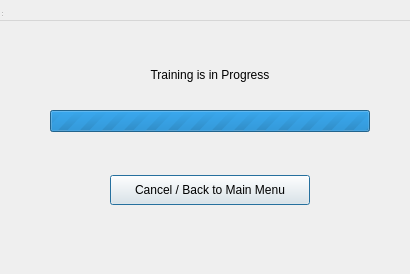
<?xml version="1.0" encoding="UTF-8"?>
<ui version="4.0">
 <class>Train_MainWindow</class>
 <widget class="QDialog" name="Train_MainWindow">
  <property name="geometry">
   <rect>
    <x>0</x>
    <y>0</y>
    <width>410</width>
    <height>274</height>
   </rect>
  </property>
  <property name="windowTitle">
   <string>Face Recognition Trainer</string>
  </property>
  <property name="layoutDirection">
   <enum>Qt::LeftToRight</enum>
  </property>
  <widget class="QWidget" name="centralwidget" native="true">
   <property name="geometry">
    <rect>
     <x>0</x>
     <y>0</y>
     <width>422</width>
     <height>410</height>
    </rect>
   </property>
   <property name="sizePolicy">
    <sizepolicy hsizetype="Preferred" vsizetype="Preferred">
     <horstretch>0</horstretch>
     <verstretch>0</verstretch>
    </sizepolicy>
   </property>
   <widget class="QWidget" name="verticalLayoutWidget">
    <property name="geometry">
     <rect>
      <x>50</x>
      <y>40</y>
      <width>322</width>
      <height>121</height>
     </rect>
    </property>
    <layout class="QVBoxLayout" name="verticalLayout">
     <property name="spacing">
      <number>0</number>
     </property>
     <item>
      <widget class="QLabel" name="label">
       <property name="sizePolicy">
        <sizepolicy hsizetype="Fixed" vsizetype="Fixed">
         <horstretch>0</horstretch>
         <verstretch>0</verstretch>
        </sizepolicy>
       </property>
       <property name="minimumSize">
        <size>
         <width>320</width>
         <height>10</height>
        </size>
       </property>
       <property name="text">
        <string>Training is in Progress</string>
       </property>
       <property name="alignment">
        <set>Qt::AlignCenter</set>
       </property>
      </widget>
     </item>
     <item>
      <widget class="QProgressBar" name="progress_bar">
       <property name="sizePolicy">
        <sizepolicy hsizetype="Fixed" vsizetype="Fixed">
         <horstretch>0</horstretch>
         <verstretch>0</verstretch>
        </sizepolicy>
       </property>
       <property name="minimumSize">
        <size>
         <width>320</width>
         <height>10</height>
        </size>
       </property>
       <property name="layoutDirection">
        <enum>Qt::LeftToRight</enum>
       </property>
       <property name="maximum">
        <number>0</number>
       </property>
       <property name="alignment">
        <set>Qt::AlignCenter</set>
       </property>
       <property name="textVisible">
        <bool>false</bool>
       </property>
      </widget>
     </item>
    </layout>
   </widget>
   <widget class="QWidget" name="horizontalLayoutWidget">
    <property name="geometry">
     <rect>
      <x>50</x>
      <y>160</y>
      <width>321</width>
      <height>61</height>
     </rect>
    </property>
    <layout class="QHBoxLayout" name="horizontalLayout">
     <item>
      <widget class="QPushButton" name="backBtn">
       <property name="sizePolicy">
        <sizepolicy hsizetype="Fixed" vsizetype="Fixed">
         <horstretch>0</horstretch>
         <verstretch>0</verstretch>
        </sizepolicy>
       </property>
       <property name="minimumSize">
        <size>
         <width>200</width>
         <height>30</height>
        </size>
       </property>
       <property name="text">
        <string>Cancel / Back to Main Menu</string>
       </property>
      </widget>
     </item>
    </layout>
   </widget>
  </widget>
  <widget class="QMenuBar" name="menubar">
   <property name="geometry">
    <rect>
     <x>0</x>
     <y>0</y>
     <width>422</width>
     <height>21</height>
    </rect>
   </property>
  </widget>
  <widget class="QStatusBar" name="statusbar">
   <property name="geometry">
    <rect>
     <x>0</x>
     <y>0</y>
     <width>3</width>
     <height>18</height>
    </rect>
   </property>
  </widget>
 </widget>
 <resources/>
 <connections/>
</ui>
